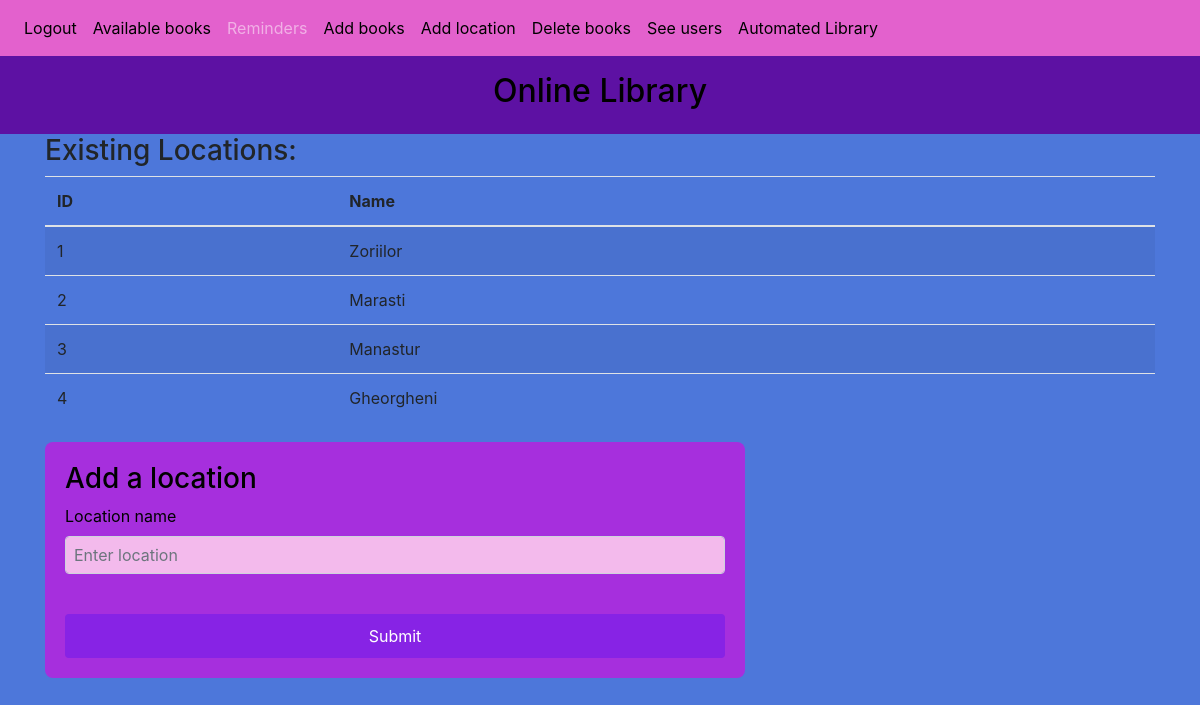
Screenshot of /locations (signed in) with the database file from the repository.
### website/models.py (models this page shows)
class Location(db.Model):
    id=db.Column(db.Integer,primary_key=True)
    name=db.Column(db.String(150))

### website/auth.py (the view, shortened to what this page needs)
@auth.route('/locations', methods=['GET', 'POST'])
@login_required
def locations():
    locations = Location.query.all()
    return render_template("locations.html", user=current_user, locations=locations)

### website/__init__.py (called while the page is built)
def create_app():
    app = Flask(__name__)
    app.config['SECRET_KEY'] = 'hjshjhdjah kjshkjdhjs'
    app.config['SQLALCHEMY_DATABASE_URI'] = f'sqlite:///{DB_NAME}'
    db.init_app(app)
    migrate.init_app(app,db,render_as_batch=True)
    from .views import views
    from .auth import auth
    app.register_blueprint(views, url_prefix='/')
    app.register_blueprint(auth, url_prefix='/')
    from .models import User, Note
    with app.app_context():
        db.create_all()
    login_manager = LoginManager()
    login_manager.login_view = 'auth.login'
    login_manager.init_app(app)
    @login_manager.user_loader
    def load_user(id):
        return User.query.get(int(id))
    return app

### website/templates/locations.html (shortened to what this page needs)
{% extends "base.html" %}
{% block content %}
  {% if locations %}
    <h3>Existing Locations:</h3>
    <table class="table table-striped">
      <thead>
        <tr>
          <th>ID</th>
          <th>Name</th>
        </tr>
      </thead>
      <tbody>
        {% for location in locations %}
          <tr>
            <td>{{ location.id }}</td>
            <td>{{ location.name }}</td>
          </tr>
        {% endfor %}
      </tbody>
    </table>
  {% else %}
    <p>No locations available.</p>
  {% endif %}
  <form method="POST" style="max-width: 700px; margin: auto; margin-left: 0; background-color: #a62fdd; padding: 20px; border-radius: 8px; margin-top: 20px;">
    <h3 style="color: #000000;">Add a location</h3>
    <div class="form-group">
      <label for="location" style="color: #000000;">Location name</label>
      <input
        type="location"
        class="form-control"
        id="location"
        name="location"
        placeholder="Enter location"
        style="width: 100%; padding: 8px; margin-bottom: 10px;background-color: #f3baec; color: purple;::placeholder{color: purple;}""
      />
    </div>
    <br />
    <button type="submit" class="btn btn-primary" style="width: 100%; padding: 10px; background-color: #8723e5; color: #fff; border: none; border-radius: 4px;">Submit</button>
  </form>
{% endblock %}

### rows the page displays
Location: id "1", name "Zoriilor"
Location: id "2", name "Marasti"
Location: id "3", name "Manastur"
Location: id "4", name "Gheorgheni"
